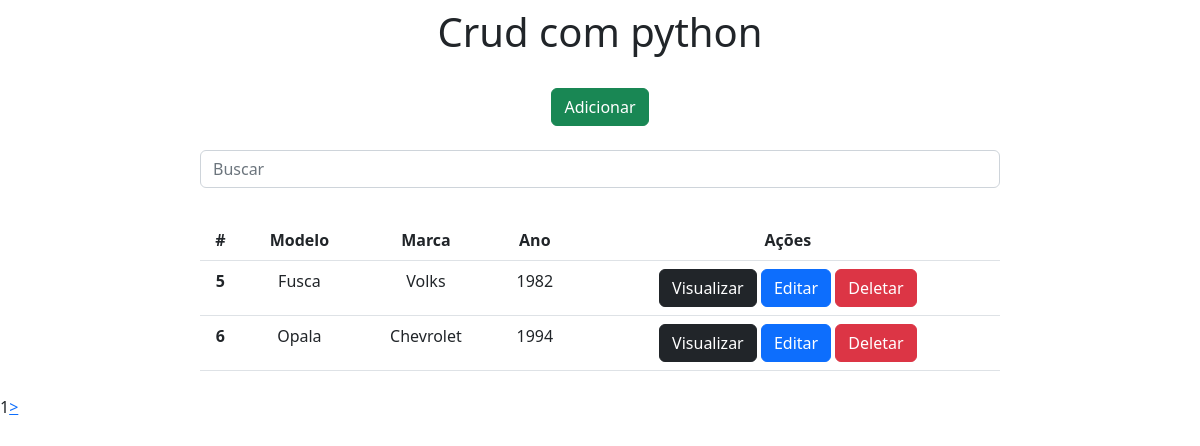
The page / on the database its author committed.
### app/models.py (models this page shows)
class Carros(models.Model):
    modelo = models.CharField(max_length=150)
    marca = models.CharField(max_length=100)
    ano = models.IntegerField()

### app/views.py (the view)
# urls.py: 2. Add a URL to urlpatterns:  path('', views.home, name='home')
def home(request):
    data = {}
    search = request.GET.get('search')
    if search:
        data['db'] = Carros.objects.filter(modelo__icontains=search)
    else:
        data['db'] = Carros.objects.all()
    all = Carros.objects.all()
    paginator = Paginator(all, 2)
    pages = request.GET.get('page')
    data['db'] = paginator.get_page(pages)
    return render(request, 'index.html', data)

### app/templates/index.html (shortened to what this page needs)
<!DOCTYPE html>
<html lang="pt-br">
<head>
    <link rel="stylesheet" href="https://cdn.jsdelivr.net/npm/bootstrap@5.2.3/dist/css/bootstrap.min.css">
    <link rel="stylesheet" href="/css/style.css">
</head>
<body>
    <div class="col-8 m-auto pt-2 pb-2 text-center">
        <h1 id="titulo">Crud com python</h1>
    </div>
    <div class="col-8 m-auto pt-3 pb-2 text-center">
        <a href="/form" class="btn btn-success">Adicionar</a>
    </div>
    <div class="col-8 m-auto pt-3 pb-2 text-center">
        <form method="get">
            <input type="text" id="search" name="search" class="form-control" placeholder="Buscar">
        </form>
    </div>
    <div class="col-8 m-auto pt-4 pb-2 text-center">
        <table class="table">
          <thead>
            <tr>
              <th scope="col">#</th>
              <th scope="col">Modelo</th>
              <th scope="col">Marca</th>
              <th scope="col">Ano</th>
              <th scope="col">Ações</th>
            </tr>
          </thead>
          <tbody>
          {% for dbs in db %}
              <tr>
                  <th>{{dbs.id}}</th>
                  <td>{{dbs.modelo}}</td>
                  <td>{{dbs.marca}}</td>
                  <td>{{dbs.ano}}</td>
                  <td>
                      <a href="/view/{{dbs.id}}/" class="btn btn-dark">Visualizar</a>
                      <a href="/edit/{{dbs.id}}/" class="btn btn-primary">Editar</a>
                      <a href="/delete/{{dbs.id}}/" class="btn btn-danger btnDel">Deletar</a>
                  </td>
              </tr>
          {% endfor %}
          </tbody>
        </table>
    </div>
    <div class="pagination">
        {{db.number}}
        {% if db.has_next %}
            <a href="?page={{db.next_page_number}}"> > </a>
        {% endif %}
    </div>
    {% load static %}
</body>
</html>

### app/css/style.css (style rules this page uses)
:root { ... }
#titulo { color: write; }

### rows shown on the page
Carros: id "5", modelo "Fusca", marca "Volks", ano "1982"
Carros: id "6", modelo "Opala", marca "Chevrolet", ano "1994"

### other values the page prints
{{ db.number }} "1"
